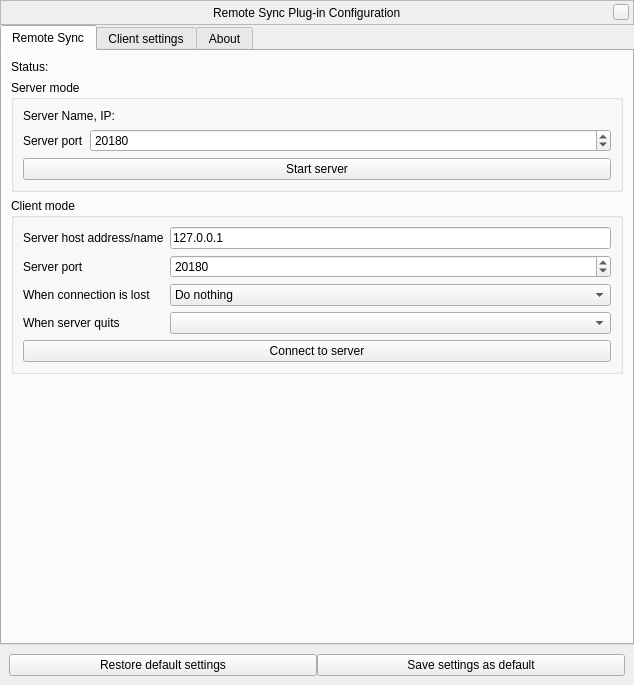
<?xml version="1.0" encoding="UTF-8"?>
<ui version="4.0">
 <class>remoteSyncDialog</class>
 <widget class="QWidget" name="remoteSyncDialog">
  <property name="geometry">
   <rect>
    <x>0</x>
    <y>0</y>
    <width>634</width>
    <height>685</height>
   </rect>
  </property>
  <property name="windowTitle">
   <string>Remote Control Configuration</string>
  </property>
  <layout class="QVBoxLayout" name="verticalLayout_2">
   <property name="spacing">
    <number>0</number>
   </property>
   <property name="leftMargin">
    <number>0</number>
   </property>
   <property name="topMargin">
    <number>0</number>
   </property>
   <property name="rightMargin">
    <number>0</number>
   </property>
   <property name="bottomMargin">
    <number>0</number>
   </property>
   <item>
    <widget class="BarFrame" name="TitleBar">
     <property name="sizePolicy">
      <sizepolicy hsizetype="Expanding" vsizetype="Fixed">
       <horstretch>0</horstretch>
       <verstretch>0</verstretch>
      </sizepolicy>
     </property>
     <property name="minimumSize">
      <size>
       <width>530</width>
       <height>25</height>
      </size>
     </property>
     <property name="maximumSize">
      <size>
       <width>16777215</width>
       <height>25</height>
      </size>
     </property>
     <property name="focusPolicy">
      <enum>Qt::NoFocus</enum>
     </property>
     <property name="autoFillBackground">
      <bool>false</bool>
     </property>
     <property name="frameShape">
      <enum>QFrame::StyledPanel</enum>
     </property>
     <layout class="QHBoxLayout">
      <property name="spacing">
       <number>0</number>
      </property>
      <property name="leftMargin">
       <number>0</number>
      </property>
      <property name="topMargin">
       <number>0</number>
      </property>
      <property name="rightMargin">
       <number>4</number>
      </property>
      <property name="bottomMargin">
       <number>0</number>
      </property>
      <item>
       <spacer>
        <property name="orientation">
         <enum>Qt::Horizontal</enum>
        </property>
        <property name="sizeHint" stdset="0">
         <size>
          <width>40</width>
          <height>20</height>
         </size>
        </property>
       </spacer>
      </item>
      <item>
       <widget class="QLabel" name="stelWindowTitle">
        <property name="text">
         <string>Remote Sync Plug-in Configuration</string>
        </property>
       </widget>
      </item>
      <item>
       <spacer>
        <property name="orientation">
         <enum>Qt::Horizontal</enum>
        </property>
        <property name="sizeHint" stdset="0">
         <size>
          <width>40</width>
          <height>20</height>
         </size>
        </property>
       </spacer>
      </item>
      <item>
       <widget class="QPushButton" name="closeStelWindow">
        <property name="minimumSize">
         <size>
          <width>16</width>
          <height>16</height>
         </size>
        </property>
        <property name="maximumSize">
         <size>
          <width>16</width>
          <height>16</height>
         </size>
        </property>
        <property name="focusPolicy">
         <enum>Qt::NoFocus</enum>
        </property>
        <property name="text">
         <string/>
        </property>
       </widget>
      </item>
     </layout>
    </widget>
   </item>
   <item>
    <widget class="QTabWidget" name="tabs">
     <property name="currentIndex">
      <number>0</number>
     </property>
     <property name="documentMode">
      <bool>false</bool>
     </property>
     <widget class="QWidget" name="settingsTab">
      <attribute name="title">
       <string>Remote Sync</string>
      </attribute>
      <layout class="QFormLayout" name="formLayout">
       <item row="3" column="0">
        <widget class="QLabel" name="label_2">
         <property name="text">
          <string>Status:</string>
         </property>
        </widget>
       </item>
       <item row="3" column="1">
        <widget class="QLabel" name="statusLabel">
         <property name="text">
          <string/>
         </property>
        </widget>
       </item>
       <item row="5" column="0" colspan="2">
        <widget class="QGroupBox" name="serverGroupBox">
         <property name="title">
          <string>Server mode</string>
         </property>
         <layout class="QFormLayout" name="formLayout_2">
          <item row="3" column="0" colspan="2">
           <widget class="QPushButton" name="serverButton">
            <property name="text">
             <string>Start server</string>
            </property>
           </widget>
          </item>
          <item row="1" column="0" colspan="2">
           <widget class="QWidget" name="serverControls" native="true">
            <layout class="QFormLayout" name="formLayout_4">
             <property name="leftMargin">
              <number>0</number>
             </property>
             <property name="topMargin">
              <number>0</number>
             </property>
             <property name="rightMargin">
              <number>0</number>
             </property>
             <property name="bottomMargin">
              <number>0</number>
             </property>
             <item row="0" column="0">
              <widget class="QLabel" name="label">
               <property name="text">
                <string>Server port</string>
               </property>
               <property name="buddy">
                <cstring>serverPortSpinBox</cstring>
               </property>
              </widget>
             </item>
             <item row="0" column="1">
              <widget class="QSpinBox" name="serverPortSpinBox">
               <property name="minimum">
                <number>1</number>
               </property>
               <property name="maximum">
                <number>65535</number>
               </property>
               <property name="value">
                <number>20180</number>
               </property>
              </widget>
             </item>
            </layout>
           </widget>
          </item>
          <item row="0" column="0">
           <widget class="QLabel" name="label_serverName">
            <property name="text">
             <string notr="true">Server Name, IP: </string>
            </property>
           </widget>
          </item>
         </layout>
        </widget>
       </item>
       <item row="7" column="0" colspan="2">
        <widget class="QGroupBox" name="clientGroupBox">
         <property name="title">
          <string>Client mode</string>
         </property>
         <layout class="QFormLayout" name="formLayout_3">
          <item row="4" column="0" colspan="2">
           <widget class="QPushButton" name="clientButton">
            <property name="text">
             <string>Connect to server</string>
            </property>
           </widget>
          </item>
          <item row="1" column="0" colspan="2">
           <widget class="QWidget" name="clientControls" native="true">
            <layout class="QFormLayout" name="formLayout_5">
             <property name="leftMargin">
              <number>0</number>
             </property>
             <property name="topMargin">
              <number>0</number>
             </property>
             <property name="rightMargin">
              <number>0</number>
             </property>
             <property name="bottomMargin">
              <number>0</number>
             </property>
             <item row="0" column="0">
              <widget class="QLabel" name="label_3">
               <property name="text">
                <string>Server host address/name</string>
               </property>
               <property name="buddy">
                <cstring>clientServerHostEdit</cstring>
               </property>
              </widget>
             </item>
             <item row="0" column="1">
              <widget class="QLineEdit" name="clientServerHostEdit">
               <property name="text">
                <string>127.0.0.1</string>
               </property>
              </widget>
             </item>
             <item row="1" column="0">
              <widget class="QLabel" name="label_4">
               <property name="text">
                <string>Server port</string>
               </property>
               <property name="buddy">
                <cstring>clientServerPortSpinBox</cstring>
               </property>
              </widget>
             </item>
             <item row="1" column="1">
              <widget class="QSpinBox" name="clientServerPortSpinBox">
               <property name="minimum">
                <number>1</number>
               </property>
               <property name="maximum">
                <number>65535</number>
               </property>
               <property name="value">
                <number>20180</number>
               </property>
              </widget>
             </item>
             <item row="2" column="0">
              <widget class="QLabel" name="label_7">
               <property name="text">
                <string>When connection is lost</string>
               </property>
               <property name="buddy">
                <cstring>comboBoxClientConnectionLost</cstring>
               </property>
              </widget>
             </item>
             <item row="2" column="1">
              <widget class="QComboBox" name="comboBoxClientConnectionLost">
               <item>
                <property name="text">
                 <string>Do nothing</string>
                </property>
               </item>
               <item>
                <property name="text">
                 <string>Try reconnecting</string>
                </property>
               </item>
               <item>
                <property name="text">
                 <string>Quit</string>
                </property>
               </item>
              </widget>
             </item>
             <item row="3" column="0">
              <widget class="QLabel" name="label_8">
               <property name="text">
                <string>When server quits</string>
               </property>
               <property name="buddy">
                <cstring>comboBoxClientServerQuits</cstring>
               </property>
              </widget>
             </item>
             <item row="3" column="1">
              <widget class="QComboBox" name="comboBoxClientServerQuits"/>
             </item>
            </layout>
           </widget>
          </item>
         </layout>
        </widget>
       </item>
       <item row="8" column="0">
        <spacer name="verticalSpacer_3">
         <property name="orientation">
          <enum>Qt::Vertical</enum>
         </property>
         <property name="sizeHint" stdset="0">
          <size>
           <width>20</width>
           <height>120</height>
          </size>
         </property>
        </spacer>
       </item>
      </layout>
     </widget>
     <widget class="QWidget" name="clientSettingsTab">
      <attribute name="title">
       <string>Client settings</string>
      </attribute>
      <layout class="QVBoxLayout" name="verticalLayout">
       <item>
        <widget class="QLabel" name="label_6">
         <property name="font">
          <font>
           <pointsize>10</pointsize>
           <weight>75</weight>
           <italic>false</italic>
           <bold>true</bold>
           <strikeout>false</strikeout>
          </font>
         </property>
         <property name="text">
          <string>Changes on this page require a re-connection to the server</string>
         </property>
        </widget>
       </item>
       <item>
        <widget class="QGroupBox" name="groupBox">
         <property name="title">
          <string>Settings applied on this client</string>
         </property>
         <layout class="QGridLayout" name="gridLayout_2">
          <item row="0" column="2">
           <widget class="QCheckBox" name="checkBoxOptionSelection">
            <property name="text">
             <string>Selection</string>
            </property>
            <attribute name="buttonGroup">
             <string notr="true">buttonGroupSyncOptions</string>
            </attribute>
           </widget>
          </item>
          <item row="0" column="0">
           <widget class="QCheckBox" name="checkBoxOptionTime">
            <property name="text">
             <string>Time</string>
            </property>
            <attribute name="buttonGroup">
             <string notr="true">buttonGroupSyncOptions</string>
            </attribute>
           </widget>
          </item>
          <item row="0" column="1">
           <widget class="QCheckBox" name="checkBoxOptionLocation">
            <property name="text">
             <string>Location</string>
            </property>
            <attribute name="buttonGroup">
             <string notr="true">buttonGroupSyncOptions</string>
            </attribute>
           </widget>
          </item>
          <item row="1" column="0">
           <widget class="QCheckBox" name="checkBoxOptionStelProperty">
            <property name="text">
             <string notr="true">StelProperty</string>
            </property>
            <attribute name="buttonGroup">
             <string notr="true">buttonGroupSyncOptions</string>
            </attribute>
           </widget>
          </item>
          <item row="1" column="1">
           <widget class="QCheckBox" name="checkBoxOptionView">
            <property name="text">
             <string>View direction</string>
            </property>
            <attribute name="buttonGroup">
             <string notr="true">buttonGroupSyncOptions</string>
            </attribute>
           </widget>
          </item>
          <item row="1" column="2">
           <widget class="QCheckBox" name="checkBoxOptionFov">
            <property name="text">
             <string>Field of view</string>
            </property>
            <attribute name="buttonGroup">
             <string notr="true">buttonGroupSyncOptions</string>
            </attribute>
           </widget>
          </item>
         </layout>
        </widget>
       </item>
       <item>
        <widget class="QGroupBox" name="groupBox_2">
         <property name="title">
          <string>Property filters</string>
         </property>
         <layout class="QGridLayout" name="gridLayout">
          <item row="0" column="0">
           <widget class="QCheckBox" name="checkBoxExcludeGUIProps">
            <property name="text">
             <string>Exclude GUI-related properties</string>
            </property>
            <attribute name="buttonGroup">
             <string notr="true">buttonGroupSyncOptions</string>
            </attribute>
           </widget>
          </item>
          <item row="2" column="0">
           <layout class="QGridLayout" name="gridLayoutMoveToGroupbox2">
            <item row="1" column="0">
             <widget class="QListWidget" name="listWidgetAllProperties">
              <property name="toolTip">
               <string>These are all available properties.</string>
              </property>
              <property name="selectionMode">
               <enum>QAbstractItemView::ExtendedSelection</enum>
              </property>
             </widget>
            </item>
            <item row="1" column="1">
             <layout class="QVBoxLayout" name="verticalLayoutExclusionButtons">
              <property name="topMargin">
               <number>120</number>
              </property>
              <property name="bottomMargin">
               <number>120</number>
              </property>
              <item>
               <widget class="QPushButton" name="pushButtonSelectProperties">
                <property name="text">
                 <string notr="true">--&gt;</string>
                </property>
               </widget>
              </item>
              <item>
               <widget class="QPushButton" name="pushButtonDeselectProperties">
                <property name="text">
                 <string notr="true">&lt;--</string>
                </property>
               </widget>
              </item>
             </layout>
            </item>
            <item row="1" column="2">
             <widget class="QListWidget" name="listWidgetSelectedProperties">
              <property name="toolTip">
               <string>These are the properties currently excluded from synchronisation.</string>
              </property>
              <property name="selectionMode">
               <enum>QAbstractItemView::ExtendedSelection</enum>
              </property>
             </widget>
            </item>
            <item row="0" column="2">
             <widget class="QLabel" name="labelExcluded">
              <property name="text">
               <string>Excluded Properties</string>
              </property>
             </widget>
            </item>
            <item row="0" column="0">
             <widget class="QLabel" name="labelSynced">
              <property name="text">
               <string>Synchronized Properties</string>
              </property>
             </widget>
            </item>
           </layout>
          </item>
          <item row="1" column="0">
           <widget class="QLabel" name="label_5">
            <property name="text">
             <string>Additional excluded properties:</string>
            </property>
           </widget>
          </item>
         </layout>
        </widget>
       </item>
      </layout>
     </widget>
     <widget class="QWidget" name="aboutTab">
      <attribute name="title">
       <string comment="tab in plugin windows">About</string>
      </attribute>
      <layout class="QVBoxLayout" name="verticalLayout_11">
       <property name="spacing">
        <number>9</number>
       </property>
       <item>
        <widget class="QTextBrowser" name="aboutTextBrowser">
         <property name="openExternalLinks">
          <bool>true</bool>
         </property>
         <property name="openLinks">
          <bool>true</bool>
         </property>
        </widget>
       </item>
      </layout>
     </widget>
    </widget>
   </item>
   <item>
    <layout class="QHBoxLayout" name="horizontalLayout_7">
     <property name="leftMargin">
      <number>9</number>
     </property>
     <property name="topMargin">
      <number>9</number>
     </property>
     <property name="rightMargin">
      <number>9</number>
     </property>
     <property name="bottomMargin">
      <number>9</number>
     </property>
     <item>
      <widget class="QPushButton" name="restoreDefaultsButton">
       <property name="sizePolicy">
        <sizepolicy hsizetype="Expanding" vsizetype="Fixed">
         <horstretch>0</horstretch>
         <verstretch>0</verstretch>
        </sizepolicy>
       </property>
       <property name="text">
        <string>Restore default settings</string>
       </property>
      </widget>
     </item>
     <item>
      <widget class="QPushButton" name="saveSettingsButton">
       <property name="sizePolicy">
        <sizepolicy hsizetype="Expanding" vsizetype="Fixed">
         <horstretch>0</horstretch>
         <verstretch>0</verstretch>
        </sizepolicy>
       </property>
       <property name="text">
        <string>Save settings as default</string>
       </property>
      </widget>
     </item>
    </layout>
   </item>
  </layout>
 </widget>
 <customwidgets>
  <customwidget>
   <class>BarFrame</class>
   <extends>QFrame</extends>
   <header>Dialog.hpp</header>
   <container>1</container>
  </customwidget>
 </customwidgets>
 <resources/>
 <connections/>
 <buttongroups>
  <buttongroup name="buttonGroupSyncOptions">
   <property name="exclusive">
    <bool>false</bool>
   </property>
  </buttongroup>
 </buttongroups>
</ui>
